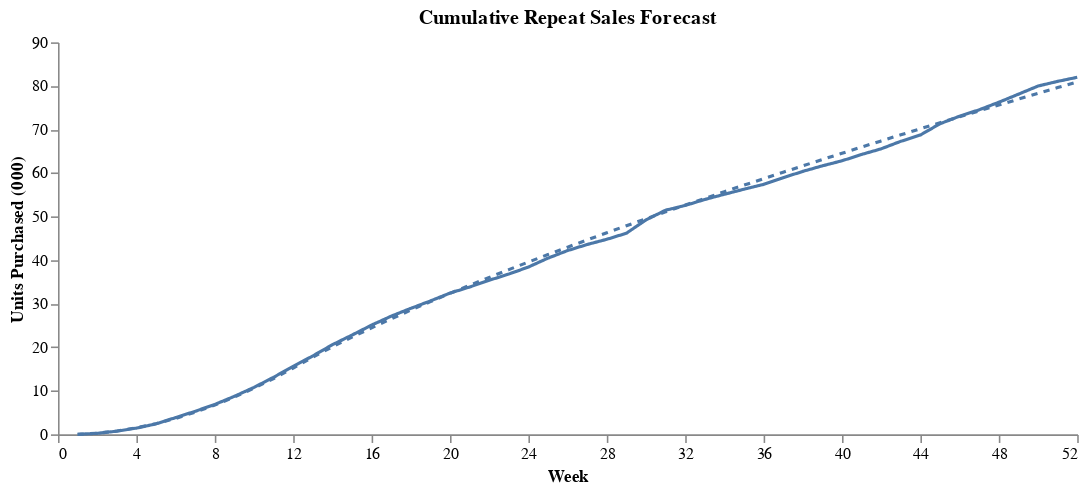

The notebook cell saved with this chart:
### Code cell
e_cum_repeat_sales_df = (
    e_repeat_sales_df
    .with_columns((pl.col('Repeat Sales').cum_sum()/1000).alias('Cumulative Repeat Sales'))
)

cum_weekly_repeat_df = (
    weekly_repeat_df
    .filter(pl.col('Week') <= 52)
    .sort('Week')
    .with_columns((pl.col('Repeat Sales').cum_sum()/1000).alias('Cumulative Repeat Sales'))
)

forecasted_chart = (
    ChartTemp(e_cum_repeat_sales_df)
    .line_encode(y_col='Cumulative Repeat Sales', y_title='Units Purchased (000)', x_range=52, dash=[4,4])
)

actual_chart = (
    ChartTemp(cum_weekly_repeat_df.collect())
    .line_encode(y_col='Cumulative Repeat Sales', y_title='Units Purchased (000)', x_range=52)
)

chart = forecasted_chart + actual_chart

layered_line_prop(chart, 'Cumulative Repeat Sales Forecast')

### Figure 1 — Vega-Lite specification as saved in the notebook (floating-point values rounded to 4 significant figures)
{"$schema": "https://vega.github.io/schema/vega-lite/v5.20.1.json", "config": {"axisX": {"grid": false}, "axisY": {"grid": false}, "view": {"continuousHeight": 300, "continuousWidth": 300, "stroke": null}}, "datasets": {"data-40495179b4f9c6208563dfac00a6ead4": [{"Cumulative Repeat Sales": 0, "Repeat Sales": 0, "Week": 1}, {"Cumulative Repeat Sales": 0.227, "Repeat Sales": 227, "Week": 2}, {"Cumulative Repeat Sales": 0.724, "Repeat Sales": 497, "Week": 3}, {"Cumulative Repeat Sales": 1.431, "Repeat Sales": 707, "Week": 4}, {"Cumulative Repeat Sales": 2.407, "Repeat Sales": 976, "Week": 5}, {"Cumulative Repeat Sales": 3.844, "Repeat Sales": 1437, "Week": 6}, {"Cumulative Repeat Sales": 5.293, "Repeat Sales": 1449, "Week": 7}, {"Cumulative Repeat Sales": 6.869, "Repeat Sales": 1576, "Week": 8}, {"Cumulative Repeat Sales": 8.73, "Repeat Sales": 1861, "Week": 9}, {"Cumulative Repeat Sales": 10.78, "Repeat Sales": 2053, "Week": 10}, {"Cumulative Repeat Sales": 13.1, "Repeat Sales": 2320, "Week": 11}, {"Cumulative Repeat Sales": 15.62, "Repeat Sales": 2520, "Week": 12}, {"Cumulative Repeat Sales": 18.0, "Repeat Sales": 2381, "Week": 13}, {"Cumulative Repeat Sales": 20.58, "Repeat Sales": 2575, "Week": 14}, {"Cumulative Repeat Sales": 22.79, "Repeat Sales": 2210, "Week": 15}, {"Cumulative Repeat Sales": 25.09, "Repeat Sales": 2297, "Week": 16}, {"Cumulative Repeat Sales": 27.12, "Repeat Sales": 2039, "Week": 17}, {"Cumulative Repeat Sales": 28.93, "Repeat Sales": 1800, "Week": 18}, {"Cumulative Repeat Sales": 30.63, "Repeat Sales": 1701, "Week": 19}, {"Cumulative Repeat Sales": 32.43, "Repeat Sales": 1801, "Week": 20}, {"Cumulative Repeat Sales": 33.83, "Repeat Sales": 1400, "Week": 21}, {"Cumulative Repeat Sales": 35.37, "Repeat Sales": 1543, "Week": 22}, {"Cumulative Repeat Sales": 36.8, "Repeat Sales": 1427, "Week": 23}, {"Cumulative Repeat Sales": 38.42, "Repeat Sales": 1619, "Week": 24}, {"Cumulative Repeat Sales": 40.45, "Repeat Sales": 2038, "Week": 25}, {"Cumulative Repeat Sales": 42.19, "Repeat Sales": 1738, "Week": 26}, {"Cumulative Repeat Sales": 43.59, "Repeat Sales": 1402, "Week": 27}, {"Cumulative Repeat Sales": 44.78, "Repeat Sales": 1186, "Week": 28}, {"Cumulative Repeat Sales": 46.18, "Repeat Sales": 1398, "Week": 29}, {"Cumulative Repeat Sales": 49.23, "Repeat Sales": 3050, "Week": 30}, {"Cumulative Repeat Sales": 51.46, "Repeat Sales": 2233, "Week": 31}, {"Cumulative Repeat Sales": 52.56, "Repeat Sales": 1095, "Week": 32}, {"Cumulative Repeat Sales": 53.92, "Repeat Sales": 1367, "Week": 33}, {"Cumulative Repeat Sales": 55.12, "Repeat Sales": 1197, "Week": 34}, {"Cumulative Repeat Sales": 56.27, "Repeat Sales": 1155, "Week": 35}, {"Cumulative Repeat Sales": 57.39, "Repeat Sales": 1112, "Week": 36}, {"Cumulative Repeat Sales": 58.92, "Repeat Sales": 1532, "Week": 37}, {"Cumulative Repeat Sales": 60.38, "Repeat Sales": 1456, "Week": 38}, {"Cumulative Repeat Sales": 61.65, "Repeat Sales": 1272, "Week": 39}, {"Cumulative Repeat Sales": 62.8, "Repeat Sales": 1157, "Week": 40}, {"Cumulative Repeat Sales": 64.26, "Repeat Sales": 1456, "Week": 41}, {"Cumulative Repeat Sales": 65.56, "Repeat Sales": 1296, "Week": 42}, {"Cumulative Repeat Sales": 67.27, "Repeat Sales": 1718, "Week": 43}, {"Cumulative Repeat Sales": 68.73, "Repeat Sales": 1454, "Week": 44}, {"Cumulative Repeat Sales": 71.32, "Repeat Sales": 2592, "Week": 45}, {"Cumulative Repeat Sales": 73.05, "Repeat Sales": 1726, "Week": 46}, {"Cumulative Repeat Sales": 74.51, "Repeat Sales": 1464, "Week": 47}, {"Cumulative Repeat Sales": 76.24, "Repeat Sales": 1731, "Week": 48}, {"Cumulative Repeat Sales": 78.1, "Repeat Sales": 1856, "Week": 49}, {"Cumulative Repeat Sales": 79.97, "Repeat Sales": 1868, "Week": 50}, {"Cumulative Repeat Sales": 81.03, "Repeat Sales": 1069, "Week": 51}, {"Cumulative Repeat Sales": 81.98, "Repeat Sales": 942, "Week": 52}], "data-9af0ed9a99457dd217340f4c04aed09c": [{"Cumulative Repeat Sales": 0, "Repeat Sales": 0, "Week": 1}, {"Cumulative Repeat Sales": 0.266, "Repeat Sales": 266.0, "Week": 2}, {"Cumulative Repeat Sales": 0.7607, "Repeat Sales": 494.8, "Week": 3}, {"Cumulative Repeat Sales": 1.488, "Repeat Sales": 727.7, "Week": 4}, {"Cumulative Repeat Sales": 2.444, "Repeat Sales": 955.8, "Week": 5}, {"Cumulative Repeat Sales": 3.651, "Repeat Sales": 1207.0, "Week": 6}, {"Cumulative Repeat Sales": 5.094, "Repeat Sales": 1443.0, "Week": 7}, {"Cumulative Repeat Sales": 6.73, "Repeat Sales": 1636.0, "Week": 8}, {"Cumulative Repeat Sales": 8.556, "Repeat Sales": 1826.0, "Week": 9}, {"Cumulative Repeat Sales": 10.59, "Repeat Sales": 2037.0, "Week": 10}, {"Cumulative Repeat Sales": 12.82, "Repeat Sales": 2231.0, "Week": 11}, {"Cumulative Repeat Sales": 15.22, "Repeat Sales": 2398.0, "Week": 12}, {"Cumulative Repeat Sales": 17.74, "Repeat Sales": 2521.0, "Week": 13}, {"Cumulative Repeat Sales": 20.09, "Repeat Sales": 2347.0, "Week": 14}, {"Cumulative Repeat Sales": 22.32, "Repeat Sales": 2229.0, "Week": 15}, {"Cumulative Repeat Sales": 24.46, "Repeat Sales": 2138.0, "Week": 16}, {"Cumulative Repeat Sales": 26.52, "Repeat Sales": 2063.0, "Week": 17}, {"Cumulative Repeat Sales": 28.52, "Repeat Sales": 2000.0, "Week": 18}, {"Cumulative Repeat Sales": 30.47, "Repeat Sales": 1946.0, "Week": 19}, {"Cumulative Repeat Sales": 32.36, "Repeat Sales": 1898.0, "Week": 20}, {"Cumulative Repeat Sales": 34.22, "Repeat Sales": 1855.0, "Week": 21}, {"Cumulative Repeat Sales": 36.03, "Repeat Sales": 1816.0, "Week": 22}, {"Cumulative Repeat Sales": 37.81, "Repeat Sales": 1781.0, "Week": 23}, {"Cumulative Repeat Sales": 39.56, "Repeat Sales": 1748.0, "Week": 24}, {"Cumulative Repeat Sales": 41.28, "Repeat Sales": 1719.0, "Week": 25}, {"Cumulative Repeat Sales": 42.97, "Repeat Sales": 1691.0, "Week": 26}, {"Cumulative Repeat Sales": 44.64, "Repeat Sales": 1666.0, "Week": 27}, {"Cumulative Repeat Sales": 46.28, "Repeat Sales": 1642.0, "Week": 28}, {"Cumulative Repeat Sales": 47.9, "Repeat Sales": 1619.0, "Week": 29}, {"Cumulative Repeat Sales": 49.5, "Repeat Sales": 1598.0, "Week": 30}, {"Cumulative Repeat Sales": 51.08, "Repeat Sales": 1578.0, "Week": 31}, {"Cumulative Repeat Sales": 52.63, "Repeat Sales": 1559.0, "Week": 32}, {"Cumulative Repeat Sales": 54.18, "Repeat Sales": 1541.0, "Week": 33}, {"Cumulative Repeat Sales": 55.7, "Repeat Sales": 1524.0, "Week": 34}, {"Cumulative Repeat Sales": 57.21, "Repeat Sales": 1508.0, "Week": 35}, {"Cumulative Repeat Sales": 58.7, "Repeat Sales": 1493.0, "Week": 36}, {"Cumulative Repeat Sales": 60.18, "Repeat Sales": 1478.0, "Week": 37}, {"Cumulative Repeat Sales": 61.64, "Repeat Sales": 1464.0, "Week": 38}, {"Cumulative Repeat Sales": 63.09, "Repeat Sales": 1450.0, "Week": 39}, {"Cumulative Repeat Sales": 64.53, "Repeat Sales": 1437.0, "Week": 40}, {"Cumulative Repeat Sales": 65.96, "Repeat Sales": 1425.0, "Week": 41}, {"Cumulative Repeat Sales": 67.37, "Repeat Sales": 1413.0, "Week": 42}, {"Cumulative Repeat Sales": 68.77, "Repeat Sales": 1401.0, "Week": 43}, {"Cumulative Repeat Sales": 70.16, "Repeat Sales": 1390.0, "Week": 44}, {"Cumulative Repeat Sales": 71.54, "Repeat Sales": 1379.0, "Week": 45}, {"Cumulative Repeat Sales": 72.91, "Repeat Sales": 1369.0, "Week": 46}, {"Cumulative Repeat Sales": 74.27, "Repeat Sales": 1359.0, "Week": 47}, {"Cumulative Repeat Sales": 75.62, "Repeat Sales": 1349.0, "Week": 48}, {"Cumulative Repeat Sales": 76.96, "Repeat Sales": 1340.0, "Week": 49}, {"Cumulative Repeat Sales": 78.29, "Repeat Sales": 1331.0, "Week": 50}, {"Cumulative Repeat Sales": 79.61, "Repeat Sales": 1322.0, "Week": 51}, {"Cumulative Repeat Sales": 80.92, "Repeat Sales": 1313.0, "Week": 52}]}, "height": 250, "layer": [{"data": {"name": "data-9af0ed9a99457dd217340f4c04aed09c"}, "encoding": {"color": {}, "x": {"axis": {"labelExpr": "datum.value", "title": "Week", "values": [0, 4, 8, 12, 16, 20, 24, 28, 32, 36, 40, 44, 48, 52]}, "field": "Week", "scale": {"domain": [0, 52]}, "type": "quantitative"}, "y": {"field": "Cumulative Repeat Sales", "scale": {}, "title": "Units Purchased (000)", "type": "quantitative"}}, "mark": {"strokeDash": [4, 4], "strokeWidth": 2, "type": "line"}}, {"data": {"name": "data-40495179b4f9c6208563dfac00a6ead4"}, "encoding": {"color": {}, "x": {"axis": {"labelExpr": "datum.value", "title": "Week", "values": [0, 4, 8, 12, 16, 20, 24, 28, 32, 36, 40, 44, 48, 52]}, "field": "Week", "scale": {"domain": [0, 52]}, "type": "quantitative"}, "y": {"field": "Cumulative Repeat Sales", "scale": {}, "title": "Units Purchased (000)", "type": "quantitative"}}, "mark": {"strokeDash": [1, 0], "strokeWidth": 2, "type": "line"}}], "title": "Cumulative Repeat Sales Forecast", "width": 650}
